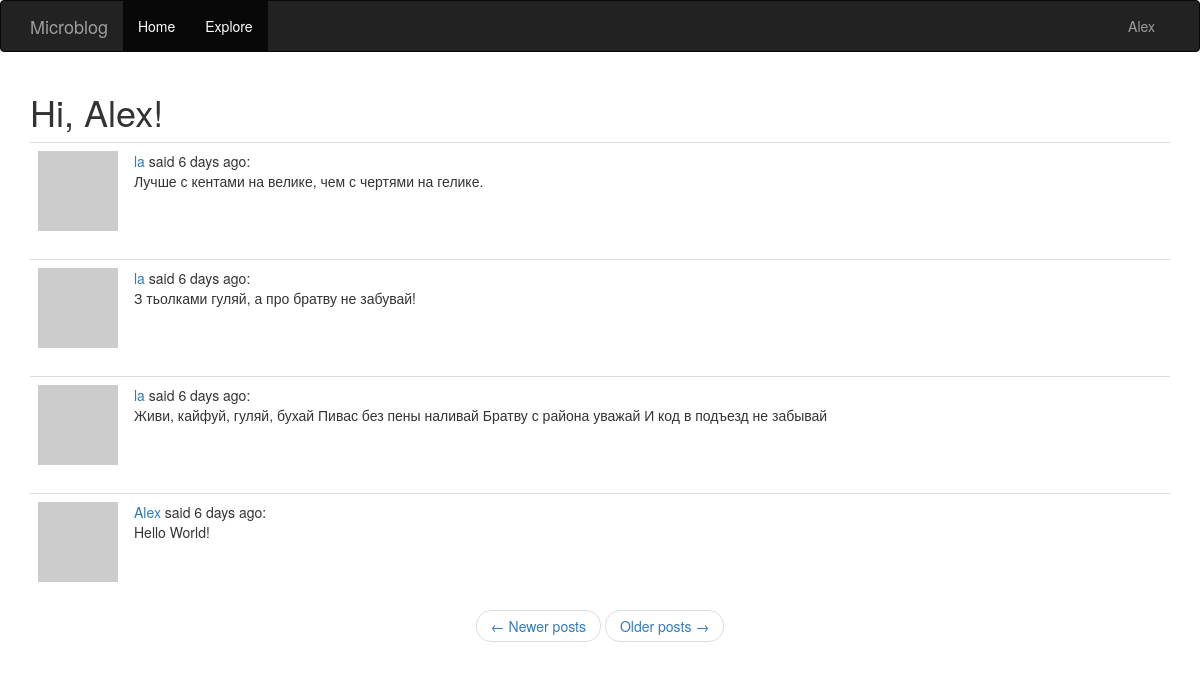
Page /explore (signed in) on the committed database.
### app/models.py (models this page shows, shortened)
class User(UserMixin ,db.Model):
    id = db.Column(db.Integer, primary_key=True)
    username = db.Column(db.String(64), index=True, unique=True)
    email = db.Column(db.String(128), index=True, unique=True)
    password_hash = db.Column(db.String(128))
    posts = db.relationship('Post', backref='author', lazy='dynamic')
    about_me = db.Column(db.String(256))
    last_seen = db.Column(db.DateTime, default=datetime.utcnow)
    followed = db.relationship(
        'User', secondary=followers,
        primaryjoin=(followers.c.follower_id==id),
        secondaryjoin=(followers.c.followed_id==id),
        backref=db.backref('followers', lazy='dynamic'), lazy='dynamic'
    )
    def avatar(self, size):
        digest = md5(self.email.lower().encode('utf-8')).hexdigest()
        return 'https://www.gravatar.com/avatar/{}?d=identicon&s={}'.format(
            digest, size)

class Post(db.Model):
    id = db.Column(db.Integer, primary_key=True)
    body = db.Column(db.String(256))
    timestamp = db.Column(db.DateTime, index=True, default=datetime.utcnow)
    user_id = db.Column(db.Integer, db.ForeignKey('user.id'))

### app/routes.py (the view)
@app.route('/explore')
@login_required
def explore():
    page = request.args.get('page', 1, type=int)
    posts = Post.query.order_by(Post.timestamp.desc()).paginate(
        page, app.config['POSTS_PER_PAGE'], False)
    next_url = url_for('blog', page=posts.next_num) \
        if posts.has_next else None
    prev_url = url_for('blog', page=posts.prev_num) \
        if posts.has_prev else None
    return render_template('blog.html', title="Explore", posts=posts.items,
                            next_url=next_url, prev_url=prev_url)

### app/models.py (called while the page is built)
@login.user_loader
def load_user(id):
    return User.query.get(int(id))

### app/routes.py (called while the page is built)
@app.before_request
def before_request():
    if current_user.is_authenticated:
        current_user.last_seen = datetime.utcnow()
        db.session.commit()

### app/templates/blog.html (shortened to what this page needs)
{% extends 'base.html' %}
{% import 'bootstrap/wtf.html' as wtf %}
{% block app_content %}
    <h1>Hi, {{current_user.username }}!</h1>
    {% for post in posts %}
        {% include '_post.html' %}
    {% endfor %}
    <nav arial-label="...">
        <ul class="pager">
            <li class="previous{% if not prev_url %}disabled{% endif %}">
                <a href="{{ prev_url or '#' }}">
                    <span aria-hidden="true">&larr;</span> Newer posts
                </a>
            </li>
            <li class="next{% if not next_url %}disabled{% endif %}">
                <a href="{{ next_url or '#' }}">
                    Older posts <span aria-hidden="true">&rarr;</span>
                </a>
            </li>
        </ul>
    </nav>
{% endblock  %}

### app/templates/base.html (shortened to what this page needs)
{% extends 'bootstrap/base.html' %}
{% block navbar %}
    <nav class="navbar navbar-inverse">
        <div class="container">
            <div class="navbar-header">
                <a class="navbar-brand" href="{{url_for('blog') }}">Microblog</a>
            </div>
            <div class="collapse navbar-collapse" id="bs-example-navbar-collapse-1">
                <ul class="nav navbar-nav">
                    <li class="active"><a href="{{ url_for('blog') }}">Home</a></li>
                    <li class="active"><a href="{{ url_for('explore') }}">Explore</a></li>
                </ul>
                <ul class="nav navbar-nav navbar-right">
                    {% if current_user.is_anonymous %}
                    <li><button type="submit" class="btn btn-default"><a href="{{ url_for('login') }}">Sign in</a></button></li>
                    {% else %}
                    <li class="dropdown">
                        <a href="#" class="dropdown-toggle" data-toggle="dropdown" role="button" aria-haspopup="true" aria-expanded="false">{{ current_user.username }}</a>
                    </div>
                    {% endif %}
            </div>
    </nav>
{% endblock  %}
{% block content %}
    <div class="container">
        {% block app_content %}{% endblock  %}
{% endblock  %}

### app/templates/_post.html
<table class="table table-hover">
    <tr>
        <td width="70px">
            <a href="{{url_for('user', username=post.author.username) }}">
                <img src="{{ post.author.avatar(70) }}">
            </a>
        </td>
        <td>
            <a href="{{url_for('user', username=post.author.username) }}">
                {{ post.author.username }}
            </a>
            said {{ moment(post.timestamp).fromNow() }}: <br>{{ post.body }}
        </td>
    </tr>
</table>

### rows in the picture
User: username "Alex"
Post: author.username "la", timestamp "6 days ago", body "Лучше с кентами на велике, чем с чертями на гелике."
Post: author.username "la", timestamp "6 days ago", body "З тьолками гуляй, а про братву не забувай!"
Post: author.username "la", timestamp "6 days ago", body "Живи, кайфуй, гуляй, бухай Пивас без пены наливай Братву с района уважай И код в подъезд не забывай"
Post: author.username "Alex", timestamp "6 days ago", body "Hello World!"
